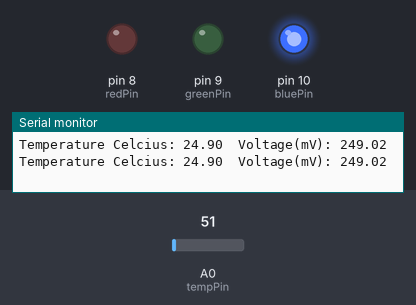
Bench run of a sketch on a simulated Arduino Uno, built with avr-gcc and run on an emulated ATmega328P. On the bench: output pins drawn as LEDs (lit = HIGH), the last lines printed to the serial monitor. Inputs (shaded band) come from the test bench; at power-on: A0 (tempPin) = 51.

Above: at 1.8 s.
1.9 s: A0 (tempPin) set to 56
At 3.0 s:
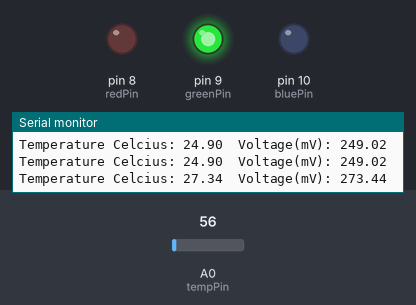
3.5 s: A0 (tempPin) set to 71
At 4.6 s:
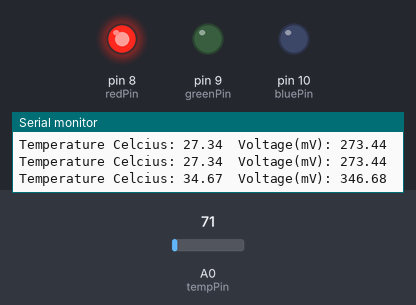
5.5 s: A0 (tempPin) set to 61
At 7.2 s:
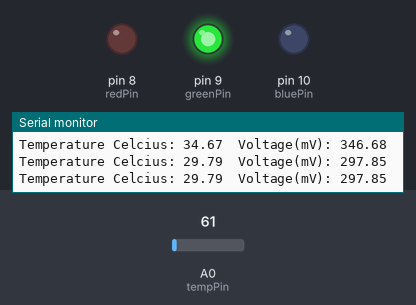
7.5 s: A0 (tempPin) set to 86
At 9.0 s:
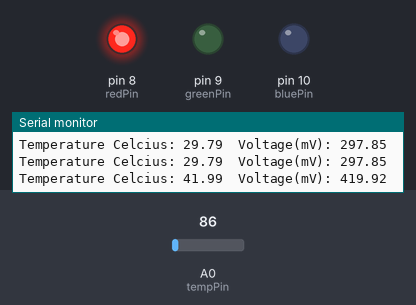
Timing chart, 0 to 10.5 s (numbered marks = the images above; inputs shaded):
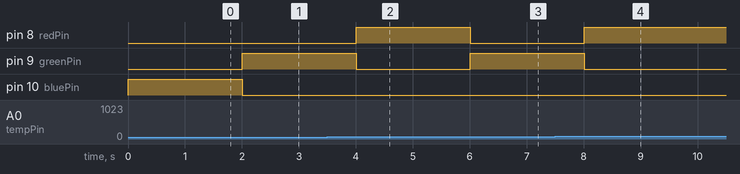

The sketch:

temperature.ino
```cpp
int tempPin = A0;

int redPin = 8;
int greenPin = 9;
int bluePin = 10;

float sensorValue, voltageOut;
float temperatureC;

void setup() {
  // put your setup code here, to run once:
  pinMode(tempPin, INPUT);

  pinMode(redPin, OUTPUT);
  pinMode(greenPin, OUTPUT);
  pinMode(bluePin, OUTPUT);

  Serial.begin(9600);
}

void loop() {
  // put your main code here, to run repeatedly:
  sensorValue = analogRead(tempPin);

  voltageOut = (sensorValue * 5000) / 1024;

  temperatureC = voltageOut / 10;


  if(temperatureC >=30){
    digitalWrite(greenPin, LOW);
    digitalWrite(bluePin, LOW);

    digitalWrite(redPin, HIGH);
  }
  else if(temperatureC >= 25 && temperatureC < 30){
    digitalWrite(redPin, LOW);
    digitalWrite(bluePin, LOW);

    digitalWrite(greenPin, HIGH);
  }
  else{
    digitalWrite(redPin, LOW);
    digitalWrite(greenPin, LOW);

    digitalWrite(bluePin, HIGH);
  }

  Serial.print("Temperature Celcius: ");
  Serial.print(temperatureC);

  Serial.print("  Voltage(mV): ");
  Serial.println(voltageOut);

  delay(1000);
}
```

Measured:
- the behaviour switches between 51 and 52 on A0 (tempPin) (found by bisection; images 0 and 1)
- after the input at 1.9 s, pin 9 (greenPin): LOW → HIGH after 0.10 s; pin 10 (bluePin): HIGH → LOW after 0.10 s
- after the input at 3.5 s, pin 8 (redPin): LOW → HIGH after 0.51 s; pin 9 (greenPin): HIGH → LOW after 0.51 s
- after the input at 5.5 s, pin 8 (redPin): HIGH → LOW after 0.51 s; pin 9 (greenPin): LOW → HIGH after 0.51 s
- after the input at 7.5 s, pin 8 (redPin): LOW → HIGH after 0.51 s; pin 9 (greenPin): HIGH → LOW after 0.51 s
